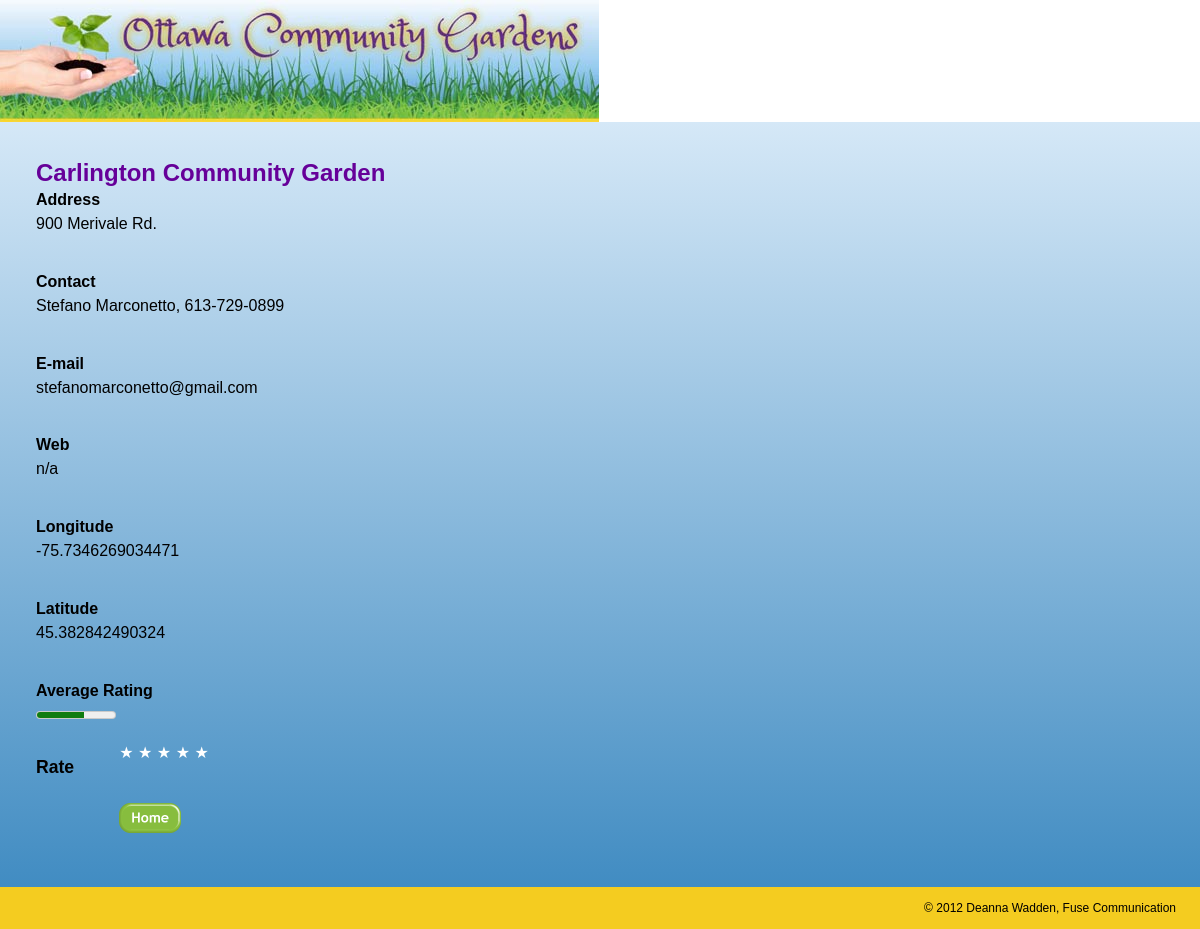
Before: /single.php?id=3 with the older database file.
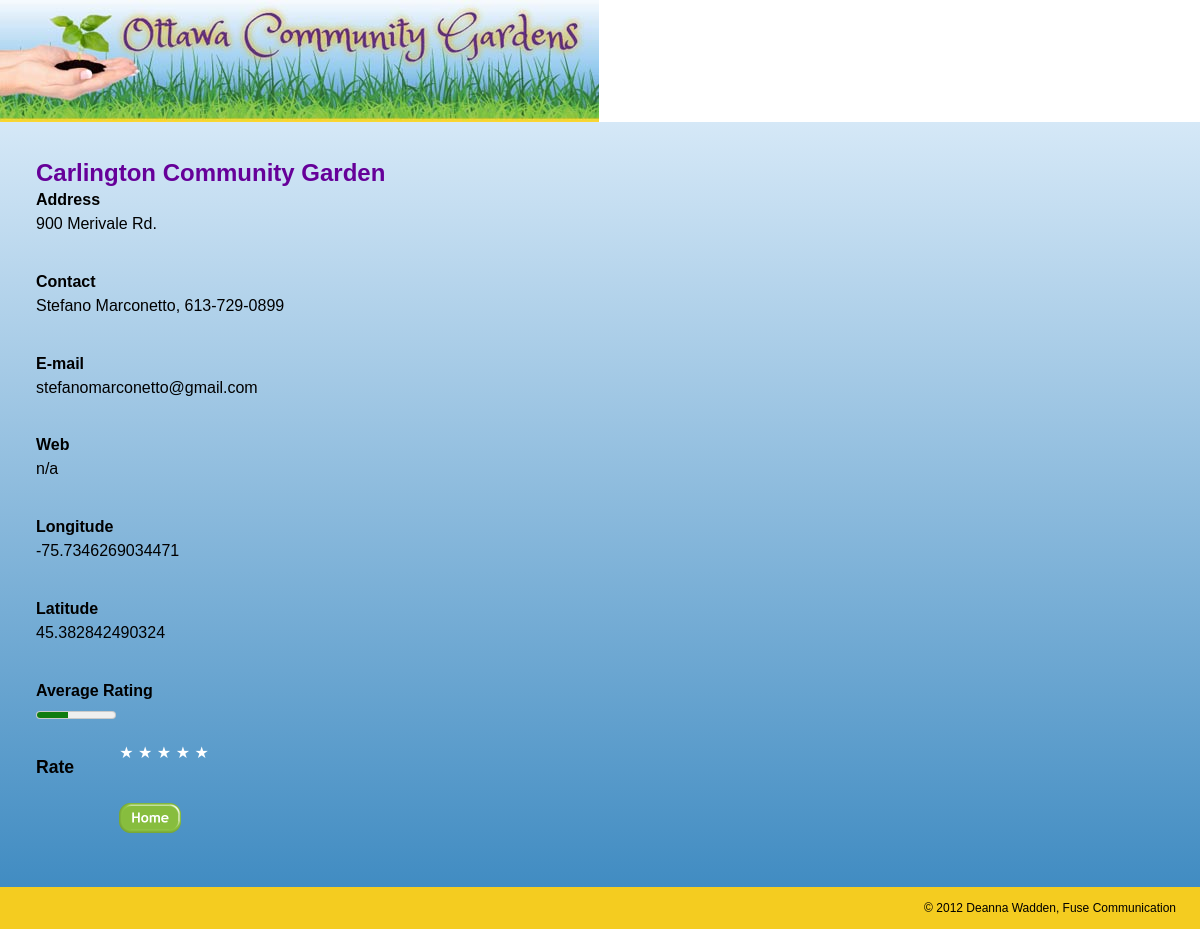
After: the same page with the newer database file.
### tables this page shows
CREATE TABLE IF NOT EXISTS `garden_locations` (
  `id` int(11) NOT NULL AUTO_INCREMENT,
  `name` varchar(255) NOT NULL,
  `street_address` text NOT NULL,
  `longitude` double NOT NULL,
  `latitude` double NOT NULL,
  `rate_count` int(11) NOT NULL,
  `rate_total` int(11) NOT NULL,
  `contact` varchar(80) NOT NULL,
  `email` varchar(50) NOT NULL,
  `url` varchar(50) NOT NULL,
  PRIMARY KEY (`id`)
);

### single.php (the view, shortened to what this page needs)
<?php
$id = filter_input(INPUT_GET, 'id', FILTER_SANITIZE_NUMBER_INT);
require_once 'includes/db.php';
$sql = $db->prepare('
	SELECT id, name, street_address, contact, email, url, longitude, latitude,  rate_count, rate_total
	FROM garden_locations
	WHERE id = :id
');
$sql->bindValue(':id', $id, PDO::PARAM_INT);
$sql->execute();
$garden = $sql->fetch();
if ($garden['rate_count'] > 0) {
	$rating = round($garden['rate_total'] / $garden['rate_count']);
} else {
	$rating = 0;
}
$cookie = get_rate_cookie();
include_once 'includes/wrapper-top.php';
?>
<div id="single-info">
	<h1><?php echo $garden['name']; ?></h1>
	<dl>
		<dt>Address</dt><dd><?php echo $garden['street_address']; ?></dd>
		<dt>Contact</dt><dd><?php echo $garden['contact']; ?></dd>
		<dt>E-mail</dt><dd><?php echo $garden['email']; ?></dd>
		<dt>Web</dt><dd><?php echo $garden['url']; ?></dd>
		<dt>Longitude</dt><dd><?php echo $garden['longitude']; ?></dd>
		<dt>Latitude</dt><dd><?php echo $garden['latitude']; ?></dd>
		<dt>Average Rating</dt><dd><meter value="<?php echo $rating; ?>" min="0" max="5"><?php echo $rating; ?> stars out of 5</meter></dd>
	</dl>
	<?php if (isset($cookie[$id])) : ?>
	<h2>Your rating</h2>
	<ol class="rater rater-usable clearfix">
		<?php for ($i = 1; $i <= 5; $i++) : ?>
			<?php $class = ($i <= $cookie[$id]) ? 'is-rated' : ''; ?>
			<li class="rater-level <?php echo $class; ?>">★</li>
		<?php endfor; ?>
	</ol>
	<?php else : ?>
	<h2>Rate</h2>
	<ol class="rater rater-usable clearfix">
		<?php for ($i = 1; $i <= 5; $i++) : ?>
		<li class="rater-level"><a href="rate.php?id=<?php echo $garden['id']; ?>&rate=<?php echo $i; ?>">★</a></li>
		<?php endfor; ?>
	</ol>
	<?php endif; ?>
	<div>
		<a class="home" href="index.php">Home</a>
	</div>
</div>
<?php
include_once 'includes/wrapper-bottom.php';
?>

### includes/wrapper-top.php (shortened to what this page needs)
<!DOCTYPE HTML>
<html>
<head>
	<link href="css/public.css" rel="stylesheet">
</head>
<body>
	<header>
		<img id="banner" src="images/banner-320.jpg" alt="">
	</header>

### includes/wrapper-bottom.php (shortened to what this page needs)
	<footer>
		<p>© <?php echo date('Y'); ?> Deanna Wadden, Fuse Communication</p>
	</footer>
</body>
</html>

### css/public.css (style rules this page uses)
html { margin: 0; padding:0; }
body { margin: 0; padding:0; min-width: 320 px; font: normal 100%/1.5 "Trebuchet MS", Arial, Helvetica, sans-serif; }
header { margin: 0; padding: 0; display: block; width: 100%; }
header img { display: block; max-width: 100%; }
footer { margin: 0; padding: 1% 2%; background-color: #f4cc20; }
footer p { margin: 0; padding: 0; font-size: .75em; text-align: right; }
#single-info { margin: 0; padding: 3%; width: 94%; background: #d5e8f7; background: -moz-linear-gradient(top, #d5e8f7 0%, #418cc2 100%); background: -webkit-gradient(linear, left top, left bottom, color-stop(0%,#d5e8f7), color-stop(100%,#418cc2)); background: -webkit-linear-gradient(top, #d5e8f7 0%,#418cc2 100%); background: -o-linear-gradient(top, #d5e8f7 0%,#418cc2 100%); background: -ms-linear-gradient(top, #d5e8f7 0%,#418cc2 100%); background: linear-gradient(top, #d5e8f7 0%,#418cc2 100%); filter: progid:DXImageTransform.Microsoft.gradient( startColorstr='#d5e8f7', endColorstr='#418cc2',GradientType=0 ); }
#single-info h1 { margin-top: 2%; padding: 0; color: #660099; font: bold 1.1em/1.25 "Trebuchet MS", Arial, Helvetica, sans-serif; }
#single-info h2 { margin: 0; padding: 2% 4% 0 0; display: inline; float: left; font: bold 1.1em/1.25 "Trebuchet MS", Arial, Helvetica, sans-serif; }
#single-info ol { margin: 0; padding: 0; display: inline; }
dl { margin: 0; padding: 0; display: inline-block; width: 100%; }
dt { margin: 0; padding-top: 3%; clear: both; width: 100%; display: block; float: left; font: bold .9em/1.1 "Trebuchet MS", Arial, Helvetica, sans-serif; }
dt:first-child { padding-top: 0; }
dd { margin: 0; padding: 0; clear: right; display: inline; float: left; font-size: .9em; }
.home { margin: 4% 0 1% 0; padding: 10; display: inline-block; width: 62px; height: 30px; background: url("../images/home-btn.png") no-repeat left bottom; border: 0; overflow: hidden; text-indent: -999em; }
ol.rater { margin: 0; padding: 0; display: inline; list-style-type: none; }
.rater { display: inline-block; margin: 0; padding: 0; vertical-align: middle; list-style-type: none; line-height: 1; }
.rater-level { display: inline; color: #fff; }
.rater-level a, .rater-level a:link, .rater-level a:visited { color: #fff; line-height: .75; text-decoration: none; vertical-align: bottom; }
@media screen and (min-width: 600px) { #single-info h1 { margin-top: 0; } }
@media screen and (min-width: 600px) { dt { margin: 0; padding-top: 3%; display: inline; font: bold 1em/1.5 "Trebuchet MS", Arial, Helvetica, sans-serif; } }
@media screen and (min-width: 600px) { dt:first-child { padding-top: 0; } }
@media screen and (min-width: 600px) { dd { margin: 0; padding: 0; display: inline; float: left; font-size: 1em; } }
@media screen and (min-width: 1000px) { ol.rater { margin: 0; padding: 0; display: inline; list-style-type: none; } }
@media screen and (min-width: 1000px) { .rater { display: inline-block; margin: 0; padding: 0; vertical-align: middle; list-style-type: none; line-height: 1; } }
@media screen and (min-width: 1000px) { .rater-level { display: inline; color: #fff; } }
@media screen and (min-width: 1000px) { .rater-level a, .rater-level a:link, .rater-level a:visited { color: #fff; line-height: .75; text-decoration: none; vertical-align: bottom; } }
@media screen and (min-width: 1000px) { #single-info { margin: 0; padding: 3%; width: 94%; background: #d5e8f7; background: -moz-linear-gradient(top, #d5e8f7 0%, #418cc2 100%); background: -webkit-gradient(linear, left top, left bottom, color-stop(0%,#d5e8f7), color-stop(100%,#418cc2)); background: -webkit-linear-gradient(top, #d5e8f7 0%,#418cc2 100%); background: -o-linear-gradient(top, #d5e8f7 0%,#418cc2 100%); background: -ms-linear-gradient(top, #d5e8f7 0%,#418cc2 100%); background: linear-gradient(top, #d5e8f7 0%,#418cc2 100%); filter: progid:DXImageTransform.Microsoft.gradient( startColorstr='#d5e8f7', endColorstr='#418cc2',GradientType=0 ); } }
@media screen and (min-width: 1000px) { #single-info h1 { margin: 0; padding: 0; color: #660099; font: bold 1.5em/1.25 "Trebuchet MS", Arial, Helvetica, sans-serif; } }
@media screen and (min-width: 1000px) { .clearfix:after { clear: both; } }
@media screen and (min-width: 1000px) { .clearfix { *zoom: 1; } }

Changed rows visible on the page:
changed garden_locations "Carlington Community Garden": rate_total 15 → 2 (drawn)
